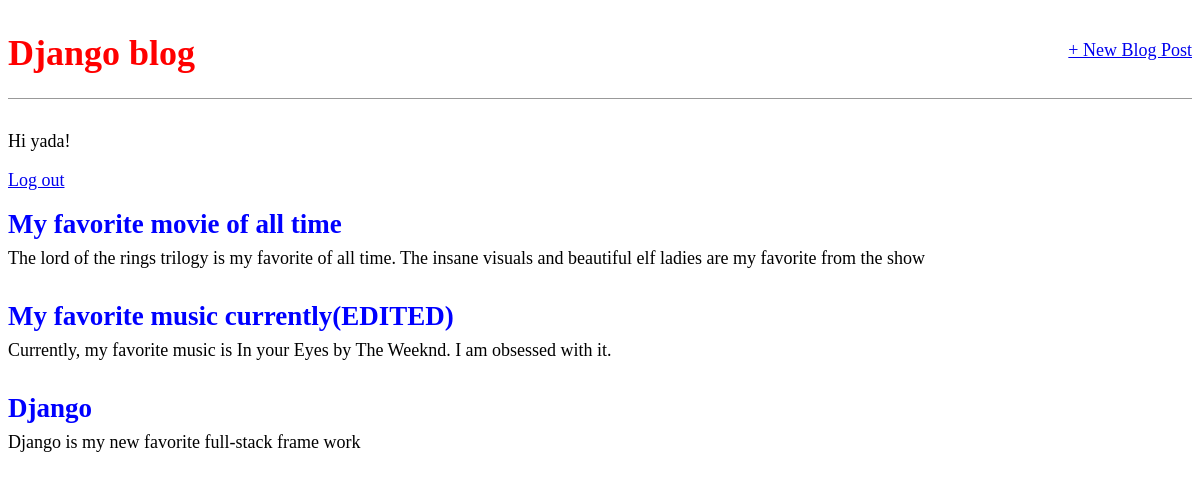
The app's page / (signed in) with its own data.
### blog/models.py (models this page shows, shortened)
class Post(models.Model):
    title = models.CharField(max_length=200)
    author = models.ForeignKey("auth.User", on_delete=models.CASCADE)
    body = models.TextField()

### blog/views.py (the view)
# urls.py: path("", BlogPostView.as_view(), name="home"),
class BlogPostView(ListView):
    model = Post
    template_name = "home.html"

### templates/home.html
{% extends "base.html" %}
{% block content %}
    {% for post in object_list %}
        <div class="post-entry">
            <h2>
                <a href="{% url "post_detail" post.pk %}">{{ post.title }}</a>
            </h2>
            <p>{{ post.body }}</p>
        </div>
    {% endfor %}
{% endblock content %}

### templates/base.html (shortened to what this page needs)
<!DOCTYPE html>
{% load static %}
<html>
    <head>
        <link href="{% static 'css/base.css' %}" rel="stylesheet"s>
    </head>
    <body>
        <div>
            <header>
                <div class="nav-left">
                    <h1>
                        <a href="{% url 'home' %}">Django blog</a>
                    </h1>
                </div>
                <div class="nav-right">
                    <a href="{% url 'post_new' %}">+ New Blog Post</a>
                </div>
            </header>
            {% if user.is_authenticated %}
                <p>Hi {{ user.username }}!</p>
                <p>
                    <a href="{% url 'logout' %}">Log out</a>
                </p>
            {% else %}
                <p>You are not logged in.</p>
                <a href="{% url 'login' %}">Log In</a>
            {% endif %}
            {% block content %}
            {% endblock content %}
        </div>
    </body>
</html>

### static/css/base.css (style rules this page uses)
body { font-family: "Source Code Pro"; font-size: 18px; }
header { border-bottom: 1px solid #999; margin-bottom: 2rem; display: flex; }
header h1 a { color: red; text-decoration: none; }
.nav-left { margin-right: auto; }
.nav-right { display: flex; padding-top: 2rem; }
.post-entry { margin-bottom: 2rem; }
.post-entry h2 { margin: 0.5rem 0; }
.post-entry h2 a, .post-entry h2 a:visited { color: blue; text-decoration: none; }
.post-entry p { margin: 0; font-weight: 400; }

### records on screen
Post: title "My favorite movie of all time", body "The lord of the rings trilogy is my favorite of all time. The insane visuals and beautiful elf ladies are my favorite from the show"
Post: title "My favorite music currently(EDITED)", body "Currently, my favorite music is In your Eyes by The Weeknd. I am obsessed with it."
Post: title "Django", body "Django is my new favorite full-stack frame work"

### other values on screen
{{ user.username }} "yada"
